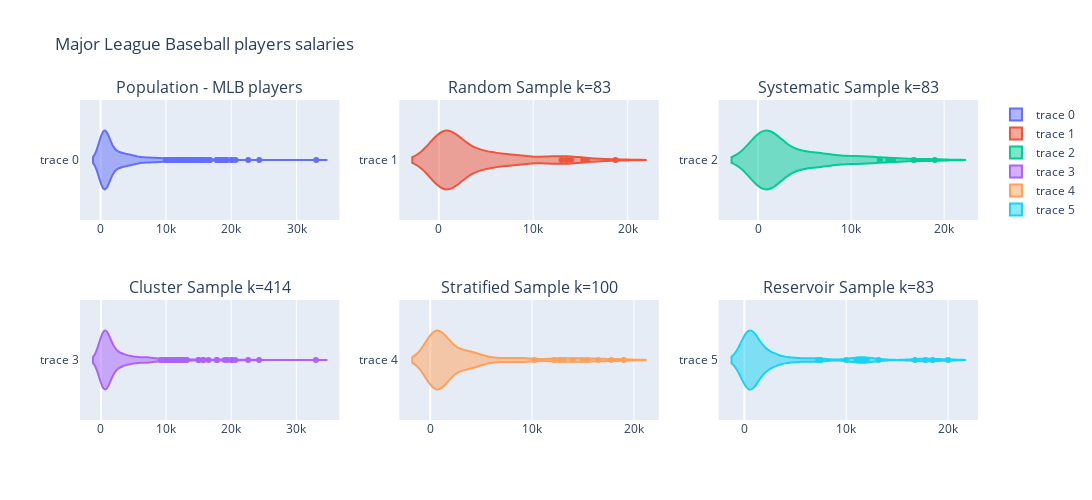

Write notebook code for a chart like this one.
### Code cell
fig = make_subplots(
    rows=2, cols=3,
    subplot_titles=('Population - MLB players',f'Random Sample k={len(simple_random_sample)}', f'Systematic Sample k={len(systematic_sample)}', f'Cluster Sample k={len(cluster_sample)}', f'Stratified Sample k={len(stratified_random_sample)}', f'Reservoir Sample k={len(reservoir_sample)}' ))

fig.add_trace(go.Violin(x=df.salary),row=1, col=1)

fig.add_trace(go.Violin(x=simple_random_sample.salary),row=1, col=2)

fig.add_trace(go.Violin(x=systematic_sample.salary),row=1, col=3)

fig.add_trace(go.Violin(x=cluster_sample.salary),row=2, col=1)

fig.add_trace(go.Violin(x=stratified_random_sample.salary),row=2, col=2)

fig.add_trace(go.Violin(x=reservoir_sample.salary),row=2, col=3)

fig.update_layout(height=500, width=1200,
                  title_text="Major League Baseball players salaries")

fig.show()

### Figure 1 — Plotly figure (JSON) as saved in the notebook; plotly's stock layout.template omitted (floating-point values rounded to 4 significant figures; data arrays with more than 128 entries replaced by an {"elided": "..."} marker saying what was removed)
{"data": [{"type": "violin", "x": {"elided": "828 float values"}, "xaxis": "x", "yaxis": "y"}, {"type": "violin", "x": [1900, 4300, 400, 12000, 3650, 950, 475, 410, 5500, 435, 8000, 7500, 407.5, 4850, 1150, 6000, 405, 15290.0, 900, 11000, 488.0, 3700, 625, 1450, 403, 750, 4850, 3200, 1500, 13500, 401, 400, 3500, 1650, 775, 401, 915, 1035, 12170.0, 9000, 412.7, 470, 470, 1500, 1200, 407, 420, 401, 416, 8500, 775, 404, 18700, 445, 440, 440, 400, 14000, 4000, 3500, 8000, 440, 6000, 2000, 7000, 665, 2000, 410, 453, 15690.0, 8800.0, 5500, 3000, 2700, 406.2, 750, 5000, 1250, 412.5, 404.9, 12750, 13000, 412.5], "xaxis": "x2", "yaxis": "y2"}, {"type": "violin", "x": [8500, 2150, 407, 6750, 1000, 400, 4050, 465, 14000, 7700, 905, 16750, 2600, 427, 7000, 1375, 400, 2000, 415, 5767.0, 444.6, 407.3, 5750, 1300, 406, 6886.0, 950, 400, 1250, 415, 14500, 1600, 406.5, 4500, 1650, 414.5, 5500, 1200, 400, 4000, 800, 11000, 2025.0, 427.5, 11250, 2600, 437.5, 11400, 1250, 419, 13100, 900, 10000, 435, 410, 19000, 5000, 1000, 4300, 453, 410, 2450, 418.8, 401.3, 4000, 417, 11000, 2312.0, 412.5, 9188.0, 950, 400, 2500, 950, 6500, 665, 409.9, 5175, 1150, 409.8, 7500, 775, 410], "xaxis": "x3", "yaxis": "y3"}, {"type": "violin", "x": {"elided": "414 float values"}, "xaxis": "x4", "yaxis": "y4"}, {"type": "violin", "x": [400, 1700, 418, 409.8, 850, 437.5, 950, 422.5, 2100, 17775, 550, 408.5, 19000, 12170.0, 400, 650, 15000, 400, 4000, 4050, 1100, 575, 415, 403, 7500, 435, 414.7, 5100, 2000, 500, 412.5, 407.5, 408, 16500, 850, 455, 14000, 411, 411, 9000, 2125, 1225, 405, 5350, 1000, 1000, 600, 4700, 3650, 1200, 1550, 4000, 2600, 4000, 404.9, 3345, 3700, 13100, 625, 900, 9000, 750, 1150, 3050, 750, 10250, 402.7, 400, 1350, 412.7, 2225, 1035, 8500, 1350, 3100, 401, 4500, 7250, 800, 400.5, 3450, 415, 420, 3750, 4100, 850, 401, 3100, 425, 415.1, 3000, 427.7, 975, 12750, 1275, 15430.0, 6000, 400, 425, 452], "xaxis": "x5", "yaxis": "y5"}, {"type": "violin", "x": [7250, 16750, 2000, 13170.0, 11500, 11000, 402, 500, 12000, 2100, 2150, 400, 412.5, 800, 18500, 950, 708.3, 650, 416, 7500, 2025.0, 425, 3100, 403, 525, 3000, 422, 6650, 10000, 416.5, 430, 2900, 417.5, 418, 400, 2125, 750, 400, 400, 407.5, 1850, 422.4, 400, 420, 401, 435, 2600, 2500, 550, 402.5, 410, 400, 950, 17775, 5750, 665, 5100, 3868.0, 423.8, 440, 1125, 4583.0, 400, 20000, 1536.0, 402.7, 12000, 415.1, 408.5, 405, 4000, 800, 407.5, 2300, 460, 650, 2000, 1100, 400, 11250, 438.1, 405.5, 435], "xaxis": "x6", "yaxis": "y6"}], "layout": {"annotations": [{"font": {"size": 16}, "showarrow": false, "text": "Population - MLB players", "x": 0.1444, "xanchor": "center", "xref": "paper", "y": 1, "yanchor": "bottom", "yref": "paper"}, {"font": {"size": 16}, "showarrow": false, "text": "Random Sample k=83", "x": 0.5, "xanchor": "center", "xref": "paper", "y": 1, "yanchor": "bottom", "yref": "paper"}, {"font": {"size": 16}, "showarrow": false, "text": "Systematic Sample k=83", "x": 0.8556, "xanchor": "center", "xref": "paper", "y": 1, "yanchor": "bottom", "yref": "paper"}, {"font": {"size": 16}, "showarrow": false, "text": "Cluster Sample k=414", "x": 0.1444, "xanchor": "center", "xref": "paper", "y": 0.375, "yanchor": "bottom", "yref": "paper"}, {"font": {"size": 16}, "showarrow": false, "text": "Stratified Sample k=100", "x": 0.5, "xanchor": "center", "xref": "paper", "y": 0.375, "yanchor": "bottom", "yref": "paper"}, {"font": {"size": 16}, "showarrow": false, "text": "Reservoir Sample k=83", "x": 0.8556, "xanchor": "center", "xref": "paper", "y": 0.375, "yanchor": "bottom", "yref": "paper"}], "height": 500, "title": {"text": "Major League Baseball players salaries"}, "width": 1200, "xaxis": {"anchor": "y", "domain": [0, 0.2889]}, "xaxis2": {"anchor": "y2", "domain": [0.3556, 0.6444]}, "xaxis3": {"anchor": "y3", "domain": [0.7111, 1]}, "xaxis4": {"anchor": "y4", "domain": [0, 0.2889]}, "xaxis5": {"anchor": "y5", "domain": [0.3556, 0.6444]}, "xaxis6": {"anchor": "y6", "domain": [0.7111, 1]}, "yaxis": {"anchor": "x", "domain": [0.625, 1]}, "yaxis2": {"anchor": "x2", "domain": [0.625, 1]}, "yaxis3": {"anchor": "x3", "domain": [0.625, 1]}, "yaxis4": {"anchor": "x4", "domain": [0, 0.375]}, "yaxis5": {"anchor": "x5", "domain": [0, 0.375]}, "yaxis6": {"anchor": "x6", "domain": [0, 0.375]}}}
